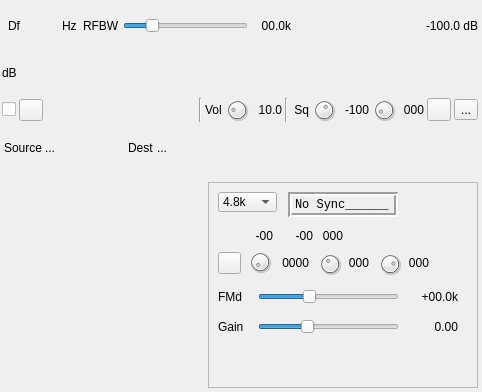
<?xml version="1.0" encoding="UTF-8"?>
<ui version="4.0">
 <class>M17DemodGUI</class>
 <widget class="RollupContents" name="M17DemodGUI">
  <property name="geometry">
   <rect>
    <x>0</x>
    <y>0</y>
    <width>482</width>
    <height>392</height>
   </rect>
  </property>
  <property name="sizePolicy">
   <sizepolicy hsizetype="Expanding" vsizetype="Fixed">
    <horstretch>0</horstretch>
    <verstretch>0</verstretch>
   </sizepolicy>
  </property>
  <property name="minimumSize">
   <size>
    <width>482</width>
    <height>392</height>
   </size>
  </property>
  <property name="maximumSize">
   <size>
    <width>750</width>
    <height>392</height>
   </size>
  </property>
  <property name="font">
   <font>
    <family>Liberation Sans</family>
    <pointsize>9</pointsize>
   </font>
  </property>
  <property name="windowTitle">
   <string>M17 Demodulator</string>
  </property>
  <widget class="QWidget" name="settingsContainer" native="true">
   <property name="geometry">
    <rect>
     <x>0</x>
     <y>0</y>
     <width>480</width>
     <height>172</height>
    </rect>
   </property>
   <property name="sizePolicy">
    <sizepolicy hsizetype="Preferred" vsizetype="Preferred">
     <horstretch>0</horstretch>
     <verstretch>0</verstretch>
    </sizepolicy>
   </property>
   <property name="minimumSize">
    <size>
     <width>480</width>
     <height>0</height>
    </size>
   </property>
   <property name="windowTitle">
    <string>Settings</string>
   </property>
   <layout class="QVBoxLayout" name="verticalLayout">
    <property name="spacing">
     <number>3</number>
    </property>
    <property name="leftMargin">
     <number>2</number>
    </property>
    <property name="topMargin">
     <number>2</number>
    </property>
    <property name="rightMargin">
     <number>2</number>
    </property>
    <property name="bottomMargin">
     <number>2</number>
    </property>
    <item>
     <layout class="QHBoxLayout" name="deltaFreqPowerLayout">
      <property name="topMargin">
       <number>2</number>
      </property>
      <item>
       <layout class="QHBoxLayout" name="DeltaFrequencyLayout">
        <property name="leftMargin">
         <number>6</number>
        </property>
        <item>
         <widget class="QLabel" name="deltaFrequencyLabel">
          <property name="minimumSize">
           <size>
            <width>16</width>
            <height>0</height>
           </size>
          </property>
          <property name="text">
           <string>Df</string>
          </property>
         </widget>
        </item>
        <item>
         <widget class="ValueDialZ" name="deltaFrequency" native="true">
          <property name="sizePolicy">
           <sizepolicy hsizetype="Maximum" vsizetype="Maximum">
            <horstretch>0</horstretch>
            <verstretch>0</verstretch>
           </sizepolicy>
          </property>
          <property name="minimumSize">
           <size>
            <width>32</width>
            <height>16</height>
           </size>
          </property>
          <property name="font">
           <font>
            <family>Liberation Mono</family>
            <pointsize>12</pointsize>
           </font>
          </property>
          <property name="cursor">
           <cursorShape>PointingHandCursor</cursorShape>
          </property>
          <property name="focusPolicy">
           <enum>Qt::StrongFocus</enum>
          </property>
          <property name="toolTip">
           <string>Demod shift frequency from center in Hz</string>
          </property>
         </widget>
        </item>
        <item>
         <widget class="QLabel" name="deltaUnits">
          <property name="text">
           <string>Hz </string>
          </property>
          <property name="alignment">
           <set>Qt::AlignRight|Qt::AlignTrailing|Qt::AlignVCenter</set>
          </property>
         </widget>
        </item>
       </layout>
      </item>
      <item>
       <widget class="QLabel" name="rfBWLabel">
        <property name="text">
         <string>RFBW</string>
        </property>
       </widget>
      </item>
      <item>
       <widget class="QSlider" name="rfBW">
        <property name="toolTip">
         <string>Bandwidth (kHz) before discriminator</string>
        </property>
        <property name="maximum">
         <number>500</number>
        </property>
        <property name="pageStep">
         <number>1</number>
        </property>
        <property name="sliderPosition">
         <number>100</number>
        </property>
        <property name="orientation">
         <enum>Qt::Horizontal</enum>
        </property>
       </widget>
      </item>
      <item>
       <widget class="QLabel" name="rfBWText">
        <property name="minimumSize">
         <size>
          <width>40</width>
          <height>0</height>
         </size>
        </property>
        <property name="text">
         <string>00.0k</string>
        </property>
        <property name="alignment">
         <set>Qt::AlignRight|Qt::AlignTrailing|Qt::AlignVCenter</set>
        </property>
       </widget>
      </item>
      <item>
       <spacer name="horizontalSpacer">
        <property name="orientation">
         <enum>Qt::Horizontal</enum>
        </property>
        <property name="sizeHint" stdset="0">
         <size>
          <width>40</width>
          <height>20</height>
         </size>
        </property>
       </spacer>
      </item>
      <item>
       <widget class="QLabel" name="channelPower">
        <property name="sizePolicy">
         <sizepolicy hsizetype="Preferred" vsizetype="Preferred">
          <horstretch>0</horstretch>
          <verstretch>0</verstretch>
         </sizepolicy>
        </property>
        <property name="minimumSize">
         <size>
          <width>60</width>
          <height>0</height>
         </size>
        </property>
        <property name="toolTip">
         <string>Channel power (dB)</string>
        </property>
        <property name="layoutDirection">
         <enum>Qt::RightToLeft</enum>
        </property>
        <property name="text">
         <string>-100.0 dB</string>
        </property>
        <property name="alignment">
         <set>Qt::AlignRight|Qt::AlignTrailing|Qt::AlignVCenter</set>
        </property>
       </widget>
      </item>
     </layout>
    </item>
    <item>
     <layout class="QHBoxLayout" name="channelPowerMeterLayout">
      <item>
       <widget class="QLabel" name="channelPowerMeterUnits">
        <property name="toolTip">
         <string>Level meter (dB) top trace: average, bottom trace: instantaneous peak, tip: peak hold</string>
        </property>
        <property name="text">
         <string>dB</string>
        </property>
       </widget>
      </item>
      <item>
       <widget class="LevelMeterSignalDB" name="channelPowerMeter" native="true">
        <property name="sizePolicy">
         <sizepolicy hsizetype="Expanding" vsizetype="Preferred">
          <horstretch>0</horstretch>
          <verstretch>0</verstretch>
         </sizepolicy>
        </property>
        <property name="minimumSize">
         <size>
          <width>0</width>
          <height>24</height>
         </size>
        </property>
        <property name="font">
         <font>
          <family>Liberation Mono</family>
          <pointsize>8</pointsize>
         </font>
        </property>
       </widget>
      </item>
     </layout>
    </item>
    <item>
     <layout class="QHBoxLayout" name="squelchLayout">
      <item>
       <widget class="QCheckBox" name="activateStatusLog">
        <property name="toolTip">
         <string>Activate status text log</string>
        </property>
        <property name="text">
         <string/>
        </property>
       </widget>
      </item>
      <item>
       <widget class="QPushButton" name="viewStatusLog">
        <property name="minimumSize">
         <size>
          <width>24</width>
          <height>0</height>
         </size>
        </property>
        <property name="maximumSize">
         <size>
          <width>24</width>
          <height>16777215</height>
         </size>
        </property>
        <property name="toolTip">
         <string>View status text log</string>
        </property>
        <property name="text">
         <string/>
        </property>
        <property name="icon">
         <iconset resource="../../../sdrgui/resources/res.qrc">
          <normaloff>:/listing.png</normaloff>:/listing.png</iconset>
        </property>
       </widget>
      </item>
      <item>
       <spacer name="horizontalSpacer_2">
        <property name="orientation">
         <enum>Qt::Horizontal</enum>
        </property>
        <property name="sizeHint" stdset="0">
         <size>
          <width>40</width>
          <height>20</height>
         </size>
        </property>
       </spacer>
      </item>
      <item>
       <widget class="Line" name="line">
        <property name="orientation">
         <enum>Qt::Vertical</enum>
        </property>
       </widget>
      </item>
      <item>
       <widget class="QLabel" name="volumeLabel">
        <property name="text">
         <string>Vol</string>
        </property>
       </widget>
      </item>
      <item>
       <widget class="QDial" name="volume">
        <property name="maximumSize">
         <size>
          <width>24</width>
          <height>24</height>
         </size>
        </property>
        <property name="toolTip">
         <string>Sound volume</string>
        </property>
        <property name="maximum">
         <number>100</number>
        </property>
        <property name="pageStep">
         <number>1</number>
        </property>
        <property name="value">
         <number>20</number>
        </property>
       </widget>
      </item>
      <item>
       <widget class="QLabel" name="volumeText">
        <property name="minimumSize">
         <size>
          <width>30</width>
          <height>0</height>
         </size>
        </property>
        <property name="maximumSize">
         <size>
          <width>30</width>
          <height>16777215</height>
         </size>
        </property>
        <property name="toolTip">
         <string>Sound volume</string>
        </property>
        <property name="text">
         <string>10.0</string>
        </property>
        <property name="alignment">
         <set>Qt::AlignRight|Qt::AlignTrailing|Qt::AlignVCenter</set>
        </property>
       </widget>
      </item>
      <item>
       <widget class="Line" name="line_2">
        <property name="orientation">
         <enum>Qt::Vertical</enum>
        </property>
       </widget>
      </item>
      <item>
       <widget class="QLabel" name="squelchLabel">
        <property name="text">
         <string> Sq</string>
        </property>
       </widget>
      </item>
      <item>
       <widget class="QDial" name="squelch">
        <property name="maximumSize">
         <size>
          <width>24</width>
          <height>24</height>
         </size>
        </property>
        <property name="toolTip">
         <string>Squelch threshold (dB)</string>
        </property>
        <property name="minimum">
         <number>-100</number>
        </property>
        <property name="maximum">
         <number>0</number>
        </property>
        <property name="singleStep">
         <number>1</number>
        </property>
        <property name="pageStep">
         <number>1</number>
        </property>
        <property name="value">
         <number>-40</number>
        </property>
       </widget>
      </item>
      <item>
       <widget class="QLabel" name="squelchText">
        <property name="minimumSize">
         <size>
          <width>30</width>
          <height>0</height>
         </size>
        </property>
        <property name="toolTip">
         <string>Squelch threshold (dB)</string>
        </property>
        <property name="text">
         <string>-100</string>
        </property>
        <property name="alignment">
         <set>Qt::AlignRight|Qt::AlignTrailing|Qt::AlignVCenter</set>
        </property>
       </widget>
      </item>
      <item>
       <widget class="QDial" name="squelchGate">
        <property name="maximumSize">
         <size>
          <width>24</width>
          <height>24</height>
         </size>
        </property>
        <property name="toolTip">
         <string>Squelch gate (ms)</string>
        </property>
        <property name="minimum">
         <number>0</number>
        </property>
        <property name="maximum">
         <number>50</number>
        </property>
        <property name="pageStep">
         <number>1</number>
        </property>
        <property name="value">
         <number>5</number>
        </property>
        <property name="sliderPosition">
         <number>5</number>
        </property>
       </widget>
      </item>
      <item>
       <widget class="QLabel" name="squelchGateText">
        <property name="minimumSize">
         <size>
          <width>25</width>
          <height>0</height>
         </size>
        </property>
        <property name="toolTip">
         <string>Squelch gate (ms)</string>
        </property>
        <property name="text">
         <string>000</string>
        </property>
        <property name="alignment">
         <set>Qt::AlignRight|Qt::AlignTrailing|Qt::AlignVCenter</set>
        </property>
       </widget>
      </item>
      <item>
       <widget class="ButtonSwitch" name="highPassFilter">
        <property name="toolTip">
         <string>Toggle audio high pass filter</string>
        </property>
        <property name="text">
         <string/>
        </property>
        <property name="icon">
         <iconset resource="../../../sdrgui/resources/res.qrc">
          <normaloff>:/filter_highpass.png</normaloff>:/filter_highpass.png</iconset>
        </property>
       </widget>
      </item>
      <item>
       <widget class="QToolButton" name="audioMute">
        <property name="toolTip">
         <string>Left: Mute/Unmute audio (all slots) Right: select audio output</string>
        </property>
        <property name="text">
         <string>...</string>
        </property>
        <property name="icon">
         <iconset resource="../../../sdrgui/resources/res.qrc">
          <normaloff>:/sound_on.png</normaloff>
          <normalon>:/sound_off.png</normalon>:/sound_on.png</iconset>
        </property>
        <property name="checkable">
         <bool>true</bool>
        </property>
       </widget>
      </item>
     </layout>
    </item>
    <item>
     <layout class="QHBoxLayout" name="formatStatusLayout">
      <property name="leftMargin">
       <number>2</number>
      </property>
      <property name="topMargin">
       <number>2</number>
      </property>
      <property name="bottomMargin">
       <number>2</number>
      </property>
      <item>
       <widget class="QLabel" name="sourceLabel">
        <property name="text">
         <string>Source</string>
        </property>
       </widget>
      </item>
      <item>
       <widget class="QLabel" name="sourceText">
        <property name="minimumSize">
         <size>
          <width>80</width>
          <height>0</height>
         </size>
        </property>
        <property name="text">
         <string>...</string>
        </property>
       </widget>
      </item>
      <item>
       <widget class="QLabel" name="destLabel">
        <property name="text">
         <string>Dest</string>
        </property>
       </widget>
      </item>
      <item>
       <widget class="QLabel" name="destText">
        <property name="minimumSize">
         <size>
          <width>80</width>
          <height>0</height>
         </size>
        </property>
        <property name="text">
         <string>...</string>
        </property>
       </widget>
      </item>
      <item>
       <spacer name="horizontalSpacer_3">
        <property name="orientation">
         <enum>Qt::Horizontal</enum>
        </property>
        <property name="sizeHint" stdset="0">
         <size>
          <width>40</width>
          <height>20</height>
         </size>
        </property>
       </spacer>
      </item>
     </layout>
    </item>
   </layout>
  </widget>
  <widget class="QWidget" name="scopeWidget" native="true">
   <property name="geometry">
    <rect>
     <x>0</x>
     <y>180</y>
     <width>480</width>
     <height>210</height>
    </rect>
   </property>
   <property name="minimumSize">
    <size>
     <width>480</width>
     <height>210</height>
    </size>
   </property>
   <property name="windowTitle">
    <string>Digital</string>
   </property>
   <layout class="QHBoxLayout" name="horizontalLayout">
    <property name="leftMargin">
     <number>2</number>
    </property>
    <property name="topMargin">
     <number>2</number>
    </property>
    <property name="rightMargin">
     <number>2</number>
    </property>
    <property name="bottomMargin">
     <number>2</number>
    </property>
    <item>
     <widget class="TVScreen" name="screenTV" native="true">
      <property name="sizePolicy">
       <sizepolicy hsizetype="Maximum" vsizetype="Maximum">
        <horstretch>0</horstretch>
        <verstretch>0</verstretch>
       </sizepolicy>
      </property>
      <property name="minimumSize">
       <size>
        <width>200</width>
        <height>200</height>
       </size>
      </property>
     </widget>
    </item>
    <item>
     <widget class="QFrame" name="frame">
      <property name="frameShape">
       <enum>QFrame::StyledPanel</enum>
      </property>
      <property name="frameShadow">
       <enum>QFrame::Raised</enum>
      </property>
      <widget class="QComboBox" name="baudRate">
       <property name="geometry">
        <rect>
         <x>10</x>
         <y>10</y>
         <width>59</width>
         <height>20</height>
        </rect>
       </property>
       <property name="sizePolicy">
        <sizepolicy hsizetype="Preferred" vsizetype="Fixed">
         <horstretch>0</horstretch>
         <verstretch>0</verstretch>
        </sizepolicy>
       </property>
       <property name="minimumSize">
        <size>
         <width>35</width>
         <height>0</height>
        </size>
       </property>
       <property name="maximumSize">
        <size>
         <width>16777215</width>
         <height>16777215</height>
        </size>
       </property>
       <property name="toolTip">
        <string>Baud rate: 2.4k: NXDN48, dPMR 4.8k: DMR, D-Star, YSF, NXDN96</string>
       </property>
       <item>
        <property name="text">
         <string>4.8k</string>
        </property>
       </item>
      </widget>
      <widget class="QLabel" name="syncText">
       <property name="geometry">
        <rect>
         <x>80</x>
         <y>10</y>
         <width>110</width>
         <height>25</height>
        </rect>
       </property>
       <property name="minimumSize">
        <size>
         <width>110</width>
         <height>0</height>
        </size>
       </property>
       <property name="maximumSize">
        <size>
         <width>16777215</width>
         <height>25</height>
        </size>
       </property>
       <property name="font">
        <font>
         <family>Liberation Mono</family>
         <pointsize>9</pointsize>
        </font>
       </property>
       <property name="toolTip">
        <string>Synchronized on this frame type</string>
       </property>
       <property name="frameShape">
        <enum>QFrame::Box</enum>
       </property>
       <property name="frameShadow">
        <enum>QFrame::Sunken</enum>
       </property>
       <property name="lineWidth">
        <number>2</number>
       </property>
       <property name="text">
        <string>No Sync______</string>
       </property>
      </widget>
      <widget class="QLabel" name="dcdLabel">
       <property name="geometry">
        <rect>
         <x>10</x>
         <y>40</y>
         <width>22</width>
         <height>22</height>
        </rect>
       </property>
       <property name="sizePolicy">
        <sizepolicy hsizetype="Fixed" vsizetype="Fixed">
         <horstretch>0</horstretch>
         <verstretch>0</verstretch>
        </sizepolicy>
       </property>
       <property name="minimumSize">
        <size>
         <width>22</width>
         <height>22</height>
        </size>
       </property>
       <property name="maximumSize">
        <size>
         <width>22</width>
         <height>22</height>
        </size>
       </property>
       <property name="toolTip">
        <string>Symbol synchronization rate (%)</string>
       </property>
       <property name="text">
        <string/>
       </property>
       <property name="alignment">
        <set>Qt::AlignRight|Qt::AlignTrailing|Qt::AlignVCenter</set>
       </property>
      </widget>
      <widget class="QLabel" name="zcPosText">
       <property name="geometry">
        <rect>
         <x>40</x>
         <y>40</y>
         <width>25</width>
         <height>28</height>
        </rect>
       </property>
       <property name="minimumSize">
        <size>
         <width>25</width>
         <height>0</height>
        </size>
       </property>
       <property name="toolTip">
        <string>Zero crossing relative position in number of samples (&lt;0 sampling point lags, &gt;0 it leads)</string>
       </property>
       <property name="text">
        <string>-00</string>
       </property>
       <property name="alignment">
        <set>Qt::AlignRight|Qt::AlignTrailing|Qt::AlignVCenter</set>
       </property>
      </widget>
      <widget class="QLabel" name="inCarrierPosText">
       <property name="geometry">
        <rect>
         <x>80</x>
         <y>40</y>
         <width>25</width>
         <height>28</height>
        </rect>
       </property>
       <property name="minimumSize">
        <size>
         <width>25</width>
         <height>0</height>
        </size>
       </property>
       <property name="toolTip">
        <string>Carrier relative position (%) when synchronized</string>
       </property>
       <property name="text">
        <string>-00</string>
       </property>
       <property name="alignment">
        <set>Qt::AlignRight|Qt::AlignTrailing|Qt::AlignVCenter</set>
       </property>
      </widget>
      <widget class="QLabel" name="inLevelText">
       <property name="geometry">
        <rect>
         <x>110</x>
         <y>40</y>
         <width>25</width>
         <height>28</height>
        </rect>
       </property>
       <property name="minimumSize">
        <size>
         <width>25</width>
         <height>0</height>
        </size>
       </property>
       <property name="toolTip">
        <string>Carrier input level (%) when synchronized</string>
       </property>
       <property name="text">
        <string>000</string>
       </property>
       <property name="alignment">
        <set>Qt::AlignRight|Qt::AlignTrailing|Qt::AlignVCenter</set>
       </property>
      </widget>
      <widget class="QToolButton" name="syncOrConstellation">
       <property name="geometry">
        <rect>
         <x>10</x>
         <y>70</y>
         <width>23</width>
         <height>22</height>
        </rect>
       </property>
       <property name="toolTip">
        <string>Toggle between transition constellation and symbol synchronization displays</string>
       </property>
       <property name="text">
        <string/>
       </property>
       <property name="icon">
        <iconset resource="../../../sdrgui/resources/res.qrc">
         <normaloff>:/constellation.png</normaloff>
         <normalon>:/slopep_icon.png</normalon>:/constellation.png</iconset>
       </property>
       <property name="checkable">
        <bool>true</bool>
       </property>
      </widget>
      <widget class="QSlider" name="fmDeviation">
       <property name="geometry">
        <rect>
         <x>50</x>
         <y>107</y>
         <width>141</width>
         <height>16</height>
        </rect>
       </property>
       <property name="toolTip">
        <string>Maximum frequency deviation (kHz)</string>
       </property>
       <property name="maximum">
        <number>100</number>
       </property>
       <property name="pageStep">
        <number>1</number>
       </property>
       <property name="value">
        <number>35</number>
       </property>
       <property name="sliderPosition">
        <number>35</number>
       </property>
       <property name="orientation">
        <enum>Qt::Horizontal</enum>
       </property>
      </widget>
      <widget class="QLabel" name="fmDeviationLabel">
       <property name="geometry">
        <rect>
         <x>10</x>
         <y>100</y>
         <width>25</width>
         <height>29</height>
        </rect>
       </property>
       <property name="text">
        <string>FMd</string>
       </property>
      </widget>
      <widget class="QLabel" name="fmDeviationText">
       <property name="geometry">
        <rect>
         <x>200</x>
         <y>100</y>
         <width>50</width>
         <height>29</height>
        </rect>
       </property>
       <property name="minimumSize">
        <size>
         <width>50</width>
         <height>0</height>
        </size>
       </property>
       <property name="text">
        <string>+00.0k</string>
       </property>
       <property name="alignment">
        <set>Qt::AlignRight|Qt::AlignTrailing|Qt::AlignVCenter</set>
       </property>
      </widget>
      <widget class="QLabel" name="demodGainLabel">
       <property name="geometry">
        <rect>
         <x>10</x>
         <y>130</y>
         <width>28</width>
         <height>30</height>
        </rect>
       </property>
       <property name="text">
        <string>Gain</string>
       </property>
      </widget>
      <widget class="QSlider" name="demodGain">
       <property name="geometry">
        <rect>
         <x>50</x>
         <y>137</y>
         <width>141</width>
         <height>16</height>
        </rect>
       </property>
       <property name="minimumSize">
        <size>
         <width>0</width>
         <height>0</height>
        </size>
       </property>
       <property name="toolTip">
        <string>Gain after discriminator</string>
       </property>
       <property name="minimum">
        <number>50</number>
       </property>
       <property name="maximum">
        <number>200</number>
       </property>
       <property name="pageStep">
        <number>1</number>
       </property>
       <property name="sliderPosition">
        <number>100</number>
       </property>
       <property name="orientation">
        <enum>Qt::Horizontal</enum>
       </property>
      </widget>
      <widget class="QDial" name="traceLength">
       <property name="geometry">
        <rect>
         <x>40</x>
         <y>68</y>
         <width>24</width>
         <height>24</height>
        </rect>
       </property>
       <property name="maximumSize">
        <size>
         <width>24</width>
         <height>24</height>
        </size>
       </property>
       <property name="toolTip">
        <string>Display trace length (ms)</string>
       </property>
       <property name="minimum">
        <number>6</number>
       </property>
       <property name="maximum">
        <number>30</number>
       </property>
       <property name="pageStep">
        <number>1</number>
       </property>
       <property name="value">
        <number>6</number>
       </property>
      </widget>
      <widget class="QLabel" name="traceLengthText">
       <property name="geometry">
        <rect>
         <x>70</x>
         <y>73</y>
         <width>31</width>
         <height>16</height>
        </rect>
       </property>
       <property name="toolTip">
        <string>Display trace length (ms)</string>
       </property>
       <property name="text">
        <string>0000</string>
       </property>
       <property name="alignment">
        <set>Qt::AlignRight|Qt::AlignTrailing|Qt::AlignVCenter</set>
       </property>
      </widget>
      <widget class="QLabel" name="demodGainText">
       <property name="geometry">
        <rect>
         <x>200</x>
         <y>130</y>
         <width>50</width>
         <height>29</height>
        </rect>
       </property>
       <property name="minimumSize">
        <size>
         <width>50</width>
         <height>0</height>
        </size>
       </property>
       <property name="text">
        <string>0.00</string>
       </property>
       <property name="alignment">
        <set>Qt::AlignRight|Qt::AlignTrailing|Qt::AlignVCenter</set>
       </property>
      </widget>
      <widget class="QDial" name="traceStroke">
       <property name="geometry">
        <rect>
         <x>110</x>
         <y>70</y>
         <width>24</width>
         <height>24</height>
        </rect>
       </property>
       <property name="maximumSize">
        <size>
         <width>24</width>
         <height>24</height>
        </size>
       </property>
       <property name="toolTip">
        <string>Trace stroke [0..255]</string>
       </property>
       <property name="minimum">
        <number>0</number>
       </property>
       <property name="maximum">
        <number>255</number>
       </property>
       <property name="pageStep">
        <number>1</number>
       </property>
       <property name="value">
        <number>100</number>
       </property>
      </widget>
      <widget class="QLabel" name="traceStrokeText">
       <property name="geometry">
        <rect>
         <x>130</x>
         <y>73</y>
         <width>31</width>
         <height>16</height>
        </rect>
       </property>
       <property name="toolTip">
        <string>Trace stroke value</string>
       </property>
       <property name="text">
        <string>000</string>
       </property>
       <property name="alignment">
        <set>Qt::AlignRight|Qt::AlignTrailing|Qt::AlignVCenter</set>
       </property>
      </widget>
      <widget class="QDial" name="traceDecay">
       <property name="geometry">
        <rect>
         <x>170</x>
         <y>70</y>
         <width>24</width>
         <height>24</height>
        </rect>
       </property>
       <property name="maximumSize">
        <size>
         <width>24</width>
         <height>24</height>
        </size>
       </property>
       <property name="toolTip">
        <string>Trace decay [0..255]</string>
       </property>
       <property name="minimum">
        <number>0</number>
       </property>
       <property name="maximum">
        <number>255</number>
       </property>
       <property name="pageStep">
        <number>1</number>
       </property>
       <property name="value">
        <number>200</number>
       </property>
      </widget>
      <widget class="QLabel" name="traceDecayText">
       <property name="geometry">
        <rect>
         <x>190</x>
         <y>73</y>
         <width>31</width>
         <height>16</height>
        </rect>
       </property>
       <property name="toolTip">
        <string>Trace decay value</string>
       </property>
       <property name="text">
        <string>000</string>
       </property>
       <property name="alignment">
        <set>Qt::AlignRight|Qt::AlignTrailing|Qt::AlignVCenter</set>
       </property>
      </widget>
     </widget>
    </item>
   </layout>
  </widget>
 </widget>
 <customwidgets>
  <customwidget>
   <class>RollupContents</class>
   <extends>QWidget</extends>
   <header>gui/rollupcontents.h</header>
   <container>1</container>
  </customwidget>
  <customwidget>
   <class>ValueDialZ</class>
   <extends>QWidget</extends>
   <header>gui/valuedialz.h</header>
   <container>1</container>
  </customwidget>
  <customwidget>
   <class>ButtonSwitch</class>
   <extends>QToolButton</extends>
   <header>gui/buttonswitch.h</header>
  </customwidget>
  <customwidget>
   <class>LevelMeterSignalDB</class>
   <extends>QWidget</extends>
   <header>gui/levelmeter.h</header>
   <container>1</container>
  </customwidget>
  <customwidget>
   <class>TVScreen</class>
   <extends>QWidget</extends>
   <header>gui/tvscreen.h</header>
   <container>1</container>
  </customwidget>
 </customwidgets>
 <resources>
  <include location="../../../sdrgui/resources/res.qrc"/>
 </resources>
 <connections/>
</ui>
